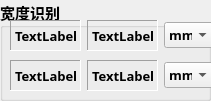
   <widget class="QGroupBox" name="groupBox_6">
    <property name="geometry">
     <rect>
      <x>600</x>
      <y>680</y>
      <width>211</width>
      <height>101</height>
     </rect>
    </property>
    <property name="font">
     <font>
      <family>Adobe Arabic</family>
      <pointsize>11</pointsize>
      <weight>75</weight>
      <bold>true</bold>
     </font>
    </property>
    <property name="title">
     <string>宽度识别</string>
    </property>
    <widget class="QWidget" name="horizontalLayoutWidget_7">
     <property name="geometry">
      <rect>
       <x>10</x>
       <y>20</y>
       <width>204</width>
       <height>31</height>
      </rect>
     </property>
     <layout class="QHBoxLayout" name="horizontalLayout_7">
      <item>
       <widget class="QLabel" name="label_19">
        <property name="font">
         <font>
          <family>SimSun-ExtB</family>
          <pointsize>10</pointsize>
         </font>
        </property>
        <property name="frameShape">
         <enum>QFrame::Panel</enum>
        </property>
        <property name="frameShadow">
         <enum>QFrame::Sunken</enum>
        </property>
        <property name="text">
         <string>TextLabel</string>
        </property>
       </widget>
      </item>
      <item>
       <widget class="QLabel" name="label_20">
        <property name="font">
         <font>
          <family>SimSun-ExtB</family>
          <pointsize>10</pointsize>
         </font>
        </property>
        <property name="frameShape">
         <enum>QFrame::Panel</enum>
        </property>
        <property name="frameShadow">
         <enum>QFrame::Sunken</enum>
        </property>
        <property name="text">
         <string>TextLabel</string>
        </property>
       </widget>
      </item>
      <item>
       <widget class="QComboBox" name="comboBox_5">
        <property name="maximumSize">
         <size>
          <width>50</width>
          <height>16777215</height>
         </size>
        </property>
        <property name="font">
         <font>
          <family>SimSun-ExtB</family>
          <pointsize>10</pointsize>
         </font>
        </property>
        <property name="insertPolicy">
         <enum>QComboBox::InsertAtTop</enum>
        </property>
        <item>
         <property name="text">
          <string>mm</string>
         </property>
        </item>
        <item>
         <property name="text">
          <string>mil</string>
         </property>
        </item>
       </widget>
      </item>
     </layout>
    </widget>
    <widget class="QWidget" name="horizontalLayoutWidget_8">
     <property name="geometry">
      <rect>
       <x>10</x>
       <y>60</y>
       <width>204</width>
       <height>31</height>
      </rect>
     </property>
     <layout class="QHBoxLayout" name="horizontalLayout_8">
      <item>
       <widget class="QLabel" name="label_21">
        <property name="font">
         <font>
          <family>SimSun-ExtB</family>
          <pointsize>10</pointsize>
         </font>
        </property>
        <property name="frameShape">
         <enum>QFrame::Panel</enum>
        </property>
        <property name="frameShadow">
         <enum>QFrame::Sunken</enum>
        </property>
        <property name="text">
         <string>TextLabel</string>
        </property>
       </widget>
      </item>
      <item>
       <widget class="QLabel" name="label_22">
        <property name="font">
         <font>
          <family>SimSun-ExtB</family>
          <pointsize>10</pointsize>
         </font>
        </property>
        <property name="frameShape">
         <enum>QFrame::Panel</enum>
        </property>
        <property name="frameShadow">
         <enum>QFrame::Sunken</enum>
        </property>
        <property name="text">
         <string>TextLabel</string>
        </property>
       </widget>
      </item>
      <item>
       <widget class="QComboBox" name="comboBox_7">
        <property name="maximumSize">
         <size>
          <width>50</width>
          <height>16777215</height>
         </size>
        </property>
        <property name="font">
         <font>
          <family>SimSun-ExtB</family>
          <pointsize>10</pointsize>
         </font>
        </property>
        <property name="insertPolicy">
         <enum>QComboBox::InsertAtTop</enum>
        </property>
        <item>
         <property name="text">
          <string>mm</string>
         </property>
        </item>
        <item>
         <property name="text">
          <string>mil</string>
         </property>
        </item>
       </widget>
      </item>
     </layout>
    </widget>
   </widget>
